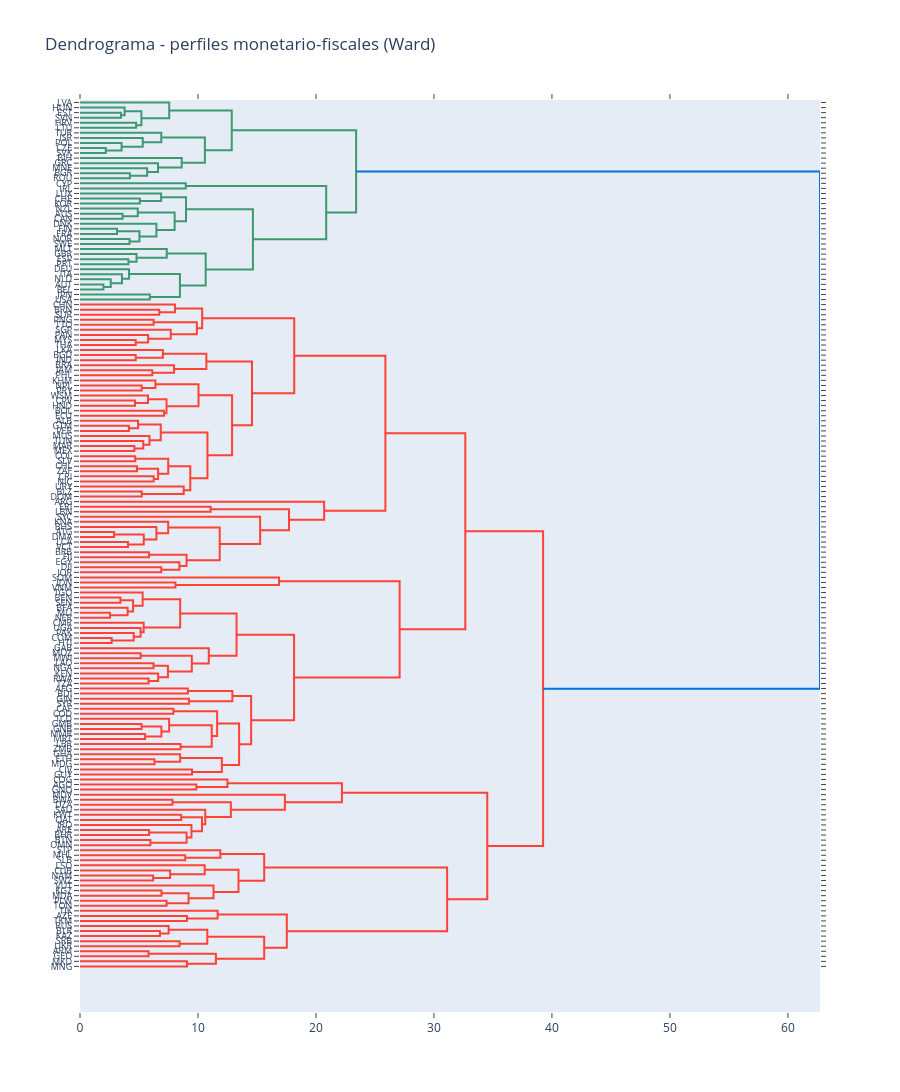

The code cell stored with this chart in its notebook:
### Markdown cell above
Dendrograma (enlace Ward, ilustrativo — no determina por si solo la eleccion de linkage)

### Code cell
matriz_enlace = linkage(X, method="ward")
n_paises = X.shape[0]

fig_dendro = ff.create_dendrogram(
    X.values,
    labels=X.index.tolist(),
    linkagefun=lambda x: matriz_enlace,
    orientation="left",
)
fig_dendro.update_layout(
    title="Dendrograma - perfiles monetario-fiscales (Ward)",
    width=900,
    height=max(1200, n_paises * 14),
    yaxis=dict(tickfont=dict(size=9)),
)
fig_dendro.show()

### Figure 1 — Plotly figure (JSON) as saved in the notebook; plotly's stock layout.template omitted (floating-point values rounded to 4 significant figures; data arrays with more than 128 entries replaced by an {"elided": "..."} marker saying what was removed)
{"data": [{"hoverinfo": "text", "marker": {"color": "rgb(61,153,112)"}, "mode": "lines", "type": "scatter", "x": [0.0, 3.469, 3.469, 0.0], "xaxis": "x", "y": [-25.0, -25.0, -35.0, -35.0], "yaxis": "y"}, {"hoverinfo": "text", "marker": {"color": "rgb(61,153,112)"}, "mode": "lines", "type": "scatter", "x": [0.0, 3.783, 3.783, 3.469], "xaxis": "x", "y": [-15.0, -15.0, -30.0, -30.0], "yaxis": "y"}, {"hoverinfo": "text", "marker": {"color": "rgb(61,153,112)"}, "mode": "lines", "type": "scatter", "x": [0.0, 4.758, 4.758, 0.0], "xaxis": "x", "y": [-45.0, -45.0, -55.0, -55.0], "yaxis": "y"}, {"hoverinfo": "text", "marker": {"color": "rgb(61,153,112)"}, "mode": "lines", "type": "scatter", "x": [3.783, 5.205, 5.205, 4.758], "xaxis": "x", "y": [-22.5, -22.5, -50.0, -50.0], "yaxis": "y"}, {"hoverinfo": "text", "marker": {"color": "rgb(61,153,112)"}, "mode": "lines", "type": "scatter", "x": [0.0, 7.561, 7.561, 5.205], "xaxis": "x", "y": [-5.0, -5.0, -36.25, -36.25], "yaxis": "y"}, {"hoverinfo": "text", "marker": {"color": "rgb(61,153,112)"}, "mode": "lines", "type": "scatter", "x": [0.0, 2.186, 2.186, 0.0], "xaxis": "x", "y": [-95.0, -95.0, -105.0, -105.0], "yaxis": "y"}, {"hoverinfo": "text", "marker": {"color": "rgb(61,153,112)"}, "mode": "lines", "type": "scatter", "x": [0.0, 3.524, 3.524, 2.186], "xaxis": "x", "y": [-85.0, -85.0, -100.0, -100.0], "yaxis": "y"}, {"hoverinfo": "text", "marker": {"color": "rgb(61,153,112)"}, "mode": "lines", "type": "scatter", "x": [0.0, 5.316, 5.316, 3.524], "xaxis": "x", "y": [-75.0, -75.0, -92.5, -92.5], "yaxis": "y"}, {"hoverinfo": "text", "marker": {"color": "rgb(61,153,112)"}, "mode": "lines", "type": "scatter", "x": [0.0, 6.889, 6.889, 5.316], "xaxis": "x", "y": [-65.0, -65.0, -83.75, -83.75], "yaxis": "y"}, {"hoverinfo": "text", "marker": {"color": "rgb(61,153,112)"}, "mode": "lines", "type": "scatter", "x": [0.0, 4.229, 4.229, 0.0], "xaxis": "x", "y": [-145.0, -145.0, -155.0, -155.0], "yaxis": "y"}, {"hoverinfo": "text", "marker": {"color": "rgb(61,153,112)"}, "mode": "lines", "type": "scatter", "x": [0.0, 5.691, 5.691, 4.229], "xaxis": "x", "y": [-135.0, -135.0, -150.0, -150.0], "yaxis": "y"}, {"hoverinfo": "text", "marker": {"color": "rgb(61,153,112)"}, "mode": "lines", "type": "scatter", "x": [0.0, 6.612, 6.612, 5.691], "xaxis": "x", "y": [-125.0, -125.0, -142.5, -142.5], "yaxis": "y"}, {"hoverinfo": "text", "marker": {"color": "rgb(61,153,112)"}, "mode": "lines", "type": "scatter", "x": [0.0, 8.619, 8.619, 6.612], "xaxis": "x", "y": [-115.0, -115.0, -133.8, -133.8], "yaxis": "y"}, {"hoverinfo": "text", "marker": {"color": "rgb(61,153,112)"}, "mode": "lines", "type": "scatter", "x": [6.889, 10.58, 10.58, 8.619], "xaxis": "x", "y": [-74.38, -74.38, -124.4, -124.4], "yaxis": "y"}, {"hoverinfo": "text", "marker": {"color": "rgb(61,153,112)"}, "mode": "lines", "type": "scatter", "x": [7.561, 12.86, 12.86, 10.58], "xaxis": "x", "y": [-20.62, -20.62, -99.38, -99.38], "yaxis": "y"}, {"hoverinfo": "text", "marker": {"color": "rgb(61,153,112)"}, "mode": "lines", "type": "scatter", "x": [0.0, 8.964, 8.964, 0.0], "xaxis": "x", "y": [-165.0, -165.0, -175.0, -175.0], "yaxis": "y"}, {"hoverinfo": "text", "marker": {"color": "rgb(61,153,112)"}, "mode": "lines", "type": "scatter", "x": [0.0, 5.073, 5.073, 0.0], "xaxis": "x", "y": [-195.0, -195.0, -205.0, -205.0], "yaxis": "y"}, {"hoverinfo": "text", "marker": {"color": "rgb(61,153,112)"}, "mode": "lines", "type": "scatter", "x": [0.0, 6.875, 6.875, 5.073], "xaxis": "x", "y": [-185.0, -185.0, -200.0, -200.0], "yaxis": "y"}, {"hoverinfo": "text", "marker": {"color": "rgb(61,153,112)"}, "mode": "lines", "type": "scatter", "x": [0.0, 3.603, 3.603, 0.0], "xaxis": "x", "y": [-225.0, -225.0, -235.0, -235.0], "yaxis": "y"}, {"hoverinfo": "text", "marker": {"color": "rgb(61,153,112)"}, "mode": "lines", "type": "scatter", "x": [0.0, 4.897, 4.897, 3.603], "xaxis": "x", "y": [-215.0, -215.0, -230.0, -230.0], "yaxis": "y"}, {"hoverinfo": "text", "marker": {"color": "rgb(61,153,112)"}, "mode": "lines", "type": "scatter", "x": [0.0, 3.141, 3.141, 0.0], "xaxis": "x", "y": [-255.0, -255.0, -265.0, -265.0], "yaxis": "y"}, {"hoverinfo": "text", "marker": {"color": "rgb(61,153,112)"}, "mode": "lines", "type": "scatter", "x": [0.0, 4.199, 4.199, 0.0], "xaxis": "x", "y": [-275.0, -275.0, -285.0, -285.0], "yaxis": "y"}, {"hoverinfo": "text", "marker": {"color": "rgb(61,153,112)"}, "mode": "lines", "type": "scatter", "x": [3.141, 5.037, 5.037, 4.199], "xaxis": "x", "y": [-260.0, -260.0, -280.0, -280.0], "yaxis": "y"}, {"hoverinfo": "text", "marker": {"color": "rgb(61,153,112)"}, "mode": "lines", "type": "scatter", "x": [0.0, 6.476, 6.476, 5.037], "xaxis": "x", "y": [-245.0, -245.0, -270.0, -270.0], "yaxis": "y"}, {"hoverinfo": "text", "marker": {"color": "rgb(61,153,112)"}, "mode": "lines", "type": "scatter", "x": [4.897, 8.021, 8.021, 6.476], "xaxis": "x", "y": [-222.5, -222.5, -257.5, -257.5], "yaxis": "y"}, {"hoverinfo": "text", "marker": {"color": "rgb(61,153,112)"}, "mode": "lines", "type": "scatter", "x": [6.875, 8.984, 8.984, 8.021], "xaxis": "x", "y": [-192.5, -192.5, -240.0, -240.0], "yaxis": "y"}, {"hoverinfo": "text", "marker": {"color": "rgb(61,153,112)"}, "mode": "lines", "type": "scatter", "x": [0.0, 4.103, 4.103, 0.0], "xaxis": "x", "y": [-315.0, -315.0, -325.0, -325.0], "yaxis": "y"}, {"hoverinfo": "text", "marker": {"color": "rgb(61,153,112)"}, "mode": "lines", "type": "scatter", "x": [0.0, 4.791, 4.791, 4.103], "xaxis": "x", "y": [-305.0, -305.0, -320.0, -320.0], "yaxis": "y"}, {"hoverinfo": "text", "marker": {"color": "rgb(61,153,112)"}, "mode": "lines", "type": "scatter", "x": [0.0, 7.351, 7.351, 4.791], "xaxis": "x", "y": [-295.0, -295.0, -312.5, -312.5], "yaxis": "y"}, {"hoverinfo": "text", "marker": {"color": "rgb(61,153,112)"}, "mode": "lines", "type": "scatter", "x": [0.0, 1.983, 1.983, 0.0], "xaxis": "x", "y": [-365.0, -365.0, -375.0, -375.0], "yaxis": "y"}, {"hoverinfo": "text", "marker": {"color": "rgb(61,153,112)"}, "mode": "lines", "type": "scatter", "x": [0.0, 2.606, 2.606, 1.983], "xaxis": "x", "y": [-355.0, -355.0, -370.0, -370.0], "yaxis": "y"}, {"hoverinfo": "text", "marker": {"color": "rgb(61,153,112)"}, "mode": "lines", "type": "scatter", "x": [0.0, 3.556, 3.556, 2.606], "xaxis": "x", "y": [-345.0, -345.0, -362.5, -362.5], "yaxis": "y"}, {"hoverinfo": "text", "marker": {"color": "rgb(61,153,112)"}, "mode": "lines", "type": "scatter", "x": [0.0, 4.157, 4.157, 3.556], "xaxis": "x", "y": [-335.0, -335.0, -353.8, -353.8], "yaxis": "y"}, {"hoverinfo": "text", "marker": {"color": "rgb(61,153,112)"}, "mode": "lines", "type": "scatter", "x": [0.0, 5.916, 5.916, 0.0], "xaxis": "x", "y": [-385.0, -385.0, -395.0, -395.0], "yaxis": "y"}, {"hoverinfo": "text", "marker": {"color": "rgb(61,153,112)"}, "mode": "lines", "type": "scatter", "x": [4.157, 8.468, 8.468, 5.916], "xaxis": "x", "y": [-344.4, -344.4, -390.0, -390.0], "yaxis": "y"}, {"hoverinfo": "text", "marker": {"color": "rgb(61,153,112)"}, "mode": "lines", "type": "scatter", "x": [7.351, 10.65, 10.65, 8.468], "xaxis": "x", "y": [-303.8, -303.8, -367.2, -367.2], "yaxis": "y"}, {"hoverinfo": "text", "marker": {"color": "rgb(61,153,112)"}, "mode": "lines", "type": "scatter", "x": [8.984, 14.66, 14.66, 10.65], "xaxis": "x", "y": [-216.2, -216.2, -335.5, -335.5], "yaxis": "y"}, {"hoverinfo": "text", "marker": {"color": "rgb(61,153,112)"}, "mode": "lines", "type": "scatter", "x": [8.964, 20.87, 20.87, 14.66], "xaxis": "x", "y": [-170.0, -170.0, -275.9, -275.9], "yaxis": "y"}, {"hoverinfo": "text", "marker": {"color": "rgb(61,153,112)"}, "mode": "lines", "type": "scatter", "x": [12.86, 23.4, 23.4, 20.87], "xaxis": "x", "y": [-60.0, -60.0, -222.9, -222.9], "yaxis": "y"}, {"hoverinfo": "text", "marker": {"color": "rgb(255,65,54)"}, "mode": "lines", "type": "scatter", "x": [0.0, 6.717, 6.717, 0.0], "xaxis": "x", "y": [-415.0, -415.0, -425.0, -425.0], "yaxis": "y"}, {"hoverinfo": "text", "marker": {"color": "rgb(255,65,54)"}, "mode": "lines", "type": "scatter", "x": [0.0, 8.049, 8.049, 6.717], "xaxis": "x", "y": [-405.0, -405.0, -420.0, -420.0], "yaxis": "y"}, {"hoverinfo": "text", "marker": {"color": "rgb(255,65,54)"}, "mode": "lines", "type": "scatter", "x": [0.0, 6.24, 6.24, 0.0], "xaxis": "x", "y": [-435.0, -435.0, -445.0, -445.0], "yaxis": "y"}, {"hoverinfo": "text", "marker": {"color": "rgb(255,65,54)"}, "mode": "lines", "type": "scatter", "x": [0.0, 4.722, 4.722, 0.0], "xaxis": "x", "y": [-475.0, -475.0, -485.0, -485.0], "yaxis": "y"}, {"hoverinfo": "text", "marker": {"color": "rgb(255,65,54)"}, "mode": "lines", "type": "scatter", "x": [0.0, 5.774, 5.774, 4.722], "xaxis": "x", "y": [-465.0, -465.0, -480.0, -480.0], "yaxis": "y"}, {"hoverinfo": "text", "marker": {"color": "rgb(255,65,54)"}, "mode": "lines", "type": "scatter", "x": [0.0, 7.693, 7.693, 5.774], "xaxis": "x", "y": [-455.0, -455.0, -472.5, -472.5], "yaxis": "y"}, {"hoverinfo": "text", "marker": {"color": "rgb(255,65,54)"}, "mode": "lines", "type": "scatter", "x": [6.24, 9.903, 9.903, 7.693], "xaxis": "x", "y": [-440.0, -440.0, -463.8, -463.8], "yaxis": "y"}, {"hoverinfo": "text", "marker": {"color": "rgb(255,65,54)"}, "mode": "lines", "type": "scatter", "x": [8.049, 10.36, 10.36, 9.903], "xaxis": "x", "y": [-412.5, -412.5, -451.9, -451.9], "yaxis": "y"}, {"hoverinfo": "text", "marker": {"color": "rgb(255,65,54)"}, "mode": "lines", "type": "scatter", "x": [0.0, 4.723, 4.723, 0.0], "xaxis": "x", "y": [-505.0, -505.0, -515.0, -515.0], "yaxis": "y"}, {"hoverinfo": "text", "marker": {"color": "rgb(255,65,54)"}, "mode": "lines", "type": "scatter", "x": [0.0, 7.026, 7.026, 4.723], "xaxis": "x", "y": [-495.0, -495.0, -510.0, -510.0], "yaxis": "y"}, {"hoverinfo": "text", "marker": {"color": "rgb(255,65,54)"}, "mode": "lines", "type": "scatter", "x": [0.0, 6.125, 6.125, 0.0], "xaxis": "x", "y": [-535.0, -535.0, -545.0, -545.0], "yaxis": "y"}, {"hoverinfo": "text", "marker": {"color": "rgb(255,65,54)"}, "mode": "lines", "type": "scatter", "x": [0.0, 7.972, 7.972, 6.125], "xaxis": "x", "y": [-525.0, -525.0, -540.0, -540.0], "yaxis": "y"}, {"hoverinfo": "text", "marker": {"color": "rgb(255,65,54)"}, "mode": "lines", "type": "scatter", "x": [7.026, 10.71, 10.71, 7.972], "xaxis": "x", "y": [-502.5, -502.5, -532.5, -532.5], "yaxis": "y"}, {"hoverinfo": "text", "marker": {"color": "rgb(255,65,54)"}, "mode": "lines", "type": "scatter", "x": [0.0, 5.231, 5.231, 0.0], "xaxis": "x", "y": [-565.0, -565.0, -575.0, -575.0], "yaxis": "y"}, {"hoverinfo": "text", "marker": {"color": "rgb(255,65,54)"}, "mode": "lines", "type": "scatter", "x": [0.0, 6.392, 6.392, 5.231], "xaxis": "x", "y": [-555.0, -555.0, -570.0, -570.0], "yaxis": "y"}, {"hoverinfo": "text", "marker": {"color": "rgb(255,65,54)"}, "mode": "lines", "type": "scatter", "x": [0.0, 4.661, 4.661, 0.0], "xaxis": "x", "y": [-595.0, -595.0, -605.0, -605.0], "yaxis": "y"}, {"hoverinfo": "text", "marker": {"color": "rgb(255,65,54)"}, "mode": "lines", "type": "scatter", "x": [0.0, 5.766, 5.766, 4.661], "xaxis": "x", "y": [-585.0, -585.0, -600.0, -600.0], "yaxis": "y"}, {"hoverinfo": "text", "marker": {"color": "rgb(255,65,54)"}, "mode": "lines", "type": "scatter", "x": [0.0, 7.122, 7.122, 0.0], "xaxis": "x", "y": [-615.0, -615.0, -625.0, -625.0], "yaxis": "y"}, {"hoverinfo": "text", "marker": {"color": "rgb(255,65,54)"}, "mode": "lines", "type": "scatter", "x": [5.766, 7.334, 7.334, 7.122], "xaxis": "x", "y": [-592.5, -592.5, -620.0, -620.0], "yaxis": "y"}, {"hoverinfo": "text", "marker": {"color": "rgb(255,65,54)"}, "mode": "lines", "type": "scatter", "x": [6.392, 10.04, 10.04, 7.334], "xaxis": "x", "y": [-562.5, -562.5, -606.2, -606.2], "yaxis": "y"}, {"hoverinfo": "text", "marker": {"color": "rgb(255,65,54)"}, "mode": "lines", "type": "scatter", "x": [0.0, 4.141, 4.141, 0.0], "xaxis": "x", "y": [-645.0, -645.0, -655.0, -655.0], "yaxis": "y"}, {"hoverinfo": "text", "marker": {"color": "rgb(255,65,54)"}, "mode": "lines", "type": "scatter", "x": [0.0, 4.925, 4.925, 4.141], "xaxis": "x", "y": [-635.0, -635.0, -650.0, -650.0], "yaxis": "y"}, {"hoverinfo": "text", "marker": {"color": "rgb(255,65,54)"}, "mode": "lines", "type": "scatter", "x": [0.0, 4.607, 4.607, 0.0], "xaxis": "x", "y": [-685.0, -685.0, -695.0, -695.0], "yaxis": "y"}, {"hoverinfo": "text", "marker": {"color": "rgb(255,65,54)"}, "mode": "lines", "type": "scatter", "x": [0.0, 5.363, 5.363, 4.607], "xaxis": "x", "y": [-675.0, -675.0, -690.0, -690.0], "yaxis": "y"}, {"hoverinfo": "text", "marker": {"color": "rgb(255,65,54)"}, "mode": "lines", "type": "scatter", "x": [0.0, 5.889, 5.889, 5.363], "xaxis": "x", "y": [-665.0, -665.0, -682.5, -682.5], "yaxis": "y"}, {"hoverinfo": "text", "marker": {"color": "rgb(255,65,54)"}, "mode": "lines", "type": "scatter", "x": [4.925, 6.843, 6.843, 5.889], "xaxis": "x", "y": [-642.5, -642.5, -673.8, -673.8], "yaxis": "y"}, {"hoverinfo": "text", "marker": {"color": "rgb(255,65,54)"}, "mode": "lines", "type": "scatter", "x": [0.0, 4.679, 4.679, 0.0], "xaxis": "x", "y": [-705.0, -705.0, -715.0, -715.0], "yaxis": "y"}, {"hoverinfo": "text", "marker": {"color": "rgb(255,65,54)"}, "mode": "lines", "type": "scatter", "x": [0.0, 4.831, 4.831, 0.0], "xaxis": "x", "y": [-725.0, -725.0, -735.0, -735.0], "yaxis": "y"}, {"hoverinfo": "text", "marker": {"color": "rgb(255,65,54)"}, "mode": "lines", "type": "scatter", "x": [0.0, 6.248, 6.248, 0.0], "xaxis": "x", "y": [-745.0, -745.0, -755.0, -755.0], "yaxis": "y"}, {"hoverinfo": "text", "marker": {"color": "rgb(255,65,54)"}, "mode": "lines", "type": "scatter", "x": [4.831, 6.62, 6.62, 6.248], "xaxis": "x", "y": [-730.0, -730.0, -750.0, -750.0], "yaxis": "y"}, {"hoverinfo": "text", "marker": {"color": "rgb(255,65,54)"}, "mode": "lines", "type": "scatter", "x": [4.679, 7.478, 7.478, 6.62], "xaxis": "x", "y": [-710.0, -710.0, -740.0, -740.0], "yaxis": "y"}, {"hoverinfo": "text", "marker": {"color": "rgb(255,65,54)"}, "mode": "lines", "type": "scatter", "x": [0.0, 5.23, 5.23, 0.0], "xaxis": "x", "y": [-775.0, -775.0, -785.0, -785.0], "yaxis": "y"}, {"hoverinfo": "text", "marker": {"color": "rgb(255,65,54)"}, "mode": "lines", "type": "scatter", "x": [0.0, 8.792, 8.792, 5.23], "xaxis": "x", "y": [-765.0, -765.0, -780.0, -780.0], "yaxis": "y"}, {"hoverinfo": "text", "marker": {"color": "rgb(255,65,54)"}, "mode": "lines", "type": "scatter", "x": [7.478, 9.346, 9.346, 8.792], "xaxis": "x", "y": [-725.0, -725.0, -772.5, -772.5], "yaxis": "y"}, {"hoverinfo": "text", "marker": {"color": "rgb(255,65,54)"}, "mode": "lines", "type": "scatter", "x": [6.843, 10.8, 10.8, 9.346], "xaxis": "x", "y": [-658.1, -658.1, -748.8, -748.8], "yaxis": "y"}, {"hoverinfo": "text", "marker": {"color": "rgb(255,65,54)"}, "mode": "lines", "type": "scatter", "x": [10.04, 12.89, 12.89, 10.8], "xaxis": "x", "y": [-584.4, -584.4, -703.4, -703.4], "yaxis": "y"}, {"hoverinfo": "text", "marker": {"color": "rgb(255,65,54)"}, "mode": "lines", "type": "scatter", "x": [10.71, 14.58, 14.58, 12.89], "xaxis": "x", "y": [-517.5, -517.5, -643.9, -643.9], "yaxis": "y"}, {"hoverinfo": "text", "marker": {"color": "rgb(255,65,54)"}, "mode": "lines", "type": "scatter", "x": [10.36, 18.16, 18.16, 14.58], "xaxis": "x", "y": [-432.2, -432.2, -580.7, -580.7], "yaxis": "y"}, {"hoverinfo": "text", "marker": {"color": "rgb(255,65,54)"}, "mode": "lines", "type": "scatter", "x": [0.0, 11.07, 11.07, 0.0], "xaxis": "x", "y": [-805.0, -805.0, -815.0, -815.0], "yaxis": "y"}, {"hoverinfo": "text", "marker": {"color": "rgb(255,65,54)"}, "mode": "lines", "type": "scatter", "x": [0.0, 2.889, 2.889, 0.0], "xaxis": "x", "y": [-855.0, -855.0, -865.0, -865.0], "yaxis": "y"}, {"hoverinfo": "text", "marker": {"color": "rgb(255,65,54)"}, "mode": "lines", "type": "scatter", "x": [0.0, 4.068, 4.068, 0.0], "xaxis": "x", "y": [-875.0, -875.0, -885.0, -885.0], "yaxis": "y"}, {"hoverinfo": "text", "marker": {"color": "rgb(255,65,54)"}, "mode": "lines", "type": "scatter", "x": [2.889, 5.402, 5.402, 4.068], "xaxis": "x", "y": [-860.0, -860.0, -880.0, -880.0], "yaxis": "y"}, {"hoverinfo": "text", "marker": {"color": "rgb(255,65,54)"}, "mode": "lines", "type": "scatter", "x": [0.0, 6.476, 6.476, 5.402], "xaxis": "x", "y": [-845.0, -845.0, -870.0, -870.0], "yaxis": "y"}, {"hoverinfo": "text", "marker": {"color": "rgb(255,65,54)"}, "mode": "lines", "type": "scatter", "x": [0.0, 7.474, 7.474, 6.476], "xaxis": "x", "y": [-835.0, -835.0, -857.5, -857.5], "yaxis": "y"}, {"hoverinfo": "text", "marker": {"color": "rgb(255,65,54)"}, "mode": "lines", "type": "scatter", "x": [0.0, 5.842, 5.842, 0.0], "xaxis": "x", "y": [-895.0, -895.0, -905.0, -905.0], "yaxis": "y"}, {"hoverinfo": "text", "marker": {"color": "rgb(255,65,54)"}, "mode": "lines", "type": "scatter", "x": [0.0, 6.888, 6.888, 0.0], "xaxis": "x", "y": [-925.0, -925.0, -935.0, -935.0], "yaxis": "y"}, {"hoverinfo": "text", "marker": {"color": "rgb(255,65,54)"}, "mode": "lines", "type": "scatter", "x": [0.0, 8.428, 8.428, 6.888], "xaxis": "x", "y": [-915.0, -915.0, -930.0, -930.0], "yaxis": "y"}, {"hoverinfo": "text", "marker": {"color": "rgb(255,65,54)"}, "mode": "lines", "type": "scatter", "x": [5.842, 9.031, 9.031, 8.428], "xaxis": "x", "y": [-900.0, -900.0, -922.5, -922.5], "yaxis": "y"}, {"hoverinfo": "text", "marker": {"color": "rgb(255,65,54)"}, "mode": "lines", "type": "scatter", "x": [7.474, 11.84, 11.84, 9.031], "xaxis": "x", "y": [-846.2, -846.2, -911.2, -911.2], "yaxis": "y"}, {"hoverinfo": "text", "marker": {"color": "rgb(255,65,54)"}, "mode": "lines", "type": "scatter", "x": [0.0, 15.27, 15.27, 11.84], "xaxis": "x", "y": [-825.0, -825.0, -878.8, -878.8], "yaxis": "y"}, {"hoverinfo": "text", "marker": {"color": "rgb(255,65,54)"}, "mode": "lines", "type": "scatter", "x": [11.07, 17.71, 17.71, 15.27], "xaxis": "x", "y": [-810.0, -810.0, -851.9, -851.9], "yaxis": "y"}, {"hoverinfo": "text", "marker": {"color": "rgb(255,65,54)"}, "mode": "lines", "type": "scatter", "x": [0.0, 20.69, 20.69, 17.71], "xaxis": "x", "y": [-795.0, -795.0, -830.9, -830.9], "yaxis": "y"}, {"hoverinfo": "text", "marker": {"color": "rgb(255,65,54)"}, "mode": "lines", "type": "scatter", "x": [18.16, 25.88, 25.88, 20.69], "xaxis": "x", "y": [-506.4, -506.4, -813.0, -813.0], "yaxis": "y"}, {"hoverinfo": "text", "marker": {"color": "rgb(255,65,54)"}, "mode": "lines", "type": "scatter", "x": [0.0, 8.087, 8.087, 0.0], "xaxis": "x", "y": [-955.0, -955.0, -965.0, -965.0], "yaxis": "y"}, {"hoverinfo": "text", "marker": {"color": "rgb(255,65,54)"}, "mode": "lines", "type": "scatter", "x": [0.0, 16.87, 16.87, 8.087], "xaxis": "x", "y": [-945.0, -945.0, -960.0, -960.0], "yaxis": "y"}, {"hoverinfo": "text", "marker": {"color": "rgb(255,65,54)"}, "mode": "lines", "type": "scatter", "x": [0.0, 3.429, 3.429, 0.0], "xaxis": "x", "y": [-985.0, -985.0, -995.0, -995.0], "yaxis": "y"}, {"hoverinfo": "text", "marker": {"color": "rgb(255,65,54)"}, "mode": "lines", "type": "scatter", "x": [0.0, 2.54, 2.54, 0.0], "xaxis": "x", "y": [-1015.0, -1015.0, -1025.0, -1025.0], "yaxis": "y"}, {"hoverinfo": "text", "marker": {"color": "rgb(255,65,54)"}, "mode": "lines", "type": "scatter", "x": [0.0, 4.033, 4.033, 2.54], "xaxis": "x", "y": [-1005.0, -1005.0, -1020.0, -1020.0], "yaxis": "y"}, {"hoverinfo": "text", "marker": {"color": "rgb(255,65,54)"}, "mode": "lines", "type": "scatter", "x": [3.429, 4.5, 4.5, 4.033], "xaxis": "x", "y": [-990.0, -990.0, -1012.0, -1012.0], "yaxis": "y"}, {"hoverinfo": "text", "marker": {"color": "rgb(255,65,54)"}, "mode": "lines", "type": "scatter", "x": [0.0, 5.308, 5.308, 4.5], "xaxis": "x", "y": [-975.0, -975.0, -1001.0, -1001.0], "yaxis": "y"}, {"hoverinfo": "text", "marker": {"color": "rgb(255,65,54)"}, "mode": "lines", "type": "scatter", "x": [0.0, 2.684, 2.684, 0.0], "xaxis": "x", "y": [-1065.0, -1065.0, -1075.0, -1075.0], "yaxis": "y"}, {"hoverinfo": "text", "marker": {"color": "rgb(255,65,54)"}, "mode": "lines", "type": "scatter", "x": [0.0, 4.549, 4.549, 2.684], "xaxis": "x", "y": [-1055.0, -1055.0, -1070.0, -1070.0], "yaxis": "y"}, {"hoverinfo": "text", "marker": {"color": "rgb(255,65,54)"}, "mode": "lines", "type": "scatter", "x": [0.0, 5.135, 5.135, 4.549], "xaxis": "x", "y": [-1045.0, -1045.0, -1062.0, -1062.0], "yaxis": "y"}, {"hoverinfo": "text", "marker": {"color": "rgb(255,65,54)"}, "mode": "lines", "type": "scatter", "x": [0.0, 5.396, 5.396, 5.135], "xaxis": "x", "y": [-1035.0, -1035.0, -1054.0, -1054.0], "yaxis": "y"}, {"hoverinfo": "text", "marker": {"color": "rgb(255,65,54)"}, "mode": "lines", "type": "scatter", "x": [5.308, 8.49, 8.49, 5.396], "xaxis": "x", "y": [-988.1, -988.1, -1044.0, -1044.0], "yaxis": "y"}, {"hoverinfo": "text", "marker": {"color": "rgb(255,65,54)"}, "mode": "lines", "type": "scatter", "x": [0.0, 5.141, 5.141, 0.0], "xaxis": "x", "y": [-1095.0, -1095.0, -1105.0, -1105.0], "yaxis": "y"}, {"hoverinfo": "text", "marker": {"color": "rgb(255,65,54)"}, "mode": "lines", "type": "scatter", "x": [0.0, 6.23, 6.23, 0.0], "xaxis": "x", "y": [-1115.0, -1115.0, -1125.0, -1125.0], "yaxis": "y"}, {"hoverinfo": "text", "marker": {"color": "rgb(255,65,54)"}, "mode": "lines", "type": "scatter", "x": [0.0, 5.809, 5.809, 0.0], "xaxis": "x", "y": [-1145.0, -1145.0, -1155.0, -1155.0], "yaxis": "y"}, {"hoverinfo": "text", "marker": {"color": "rgb(255,65,54)"}, "mode": "lines", "type": "scatter", "x": [0.0, 6.626, 6.626, 5.809], "xaxis": "x", "y": [-1135.0, -1135.0, -1150.0, -1150.0], "yaxis": "y"}, {"hoverinfo": "text", "marker": {"color": "rgb(255,65,54)"}, "mode": "lines", "type": "scatter", "x": [6.23, 7.45, 7.45, 6.626], "xaxis": "x", "y": [-1120.0, -1120.0, -1142.0, -1142.0], "yaxis": "y"}, {"hoverinfo": "text", "marker": {"color": "rgb(255,65,54)"}, "mode": "lines", "type": "scatter", "x": [5.141, 9.475, 9.475, 7.45], "xaxis": "x", "y": [-1100.0, -1100.0, -1131.0, -1131.0], "yaxis": "y"}, {"hoverinfo": "text", "marker": {"color": "rgb(255,65,54)"}, "mode": "lines", "type": "scatter", "x": [0.0, 10.92, 10.92, 9.475], "xaxis": "x", "y": [-1085.0, -1085.0, -1116.0, -1116.0], "yaxis": "y"}, {"hoverinfo": "text", "marker": {"color": "rgb(255,65,54)"}, "mode": "lines", "type": "scatter", "x": [8.49, 13.27, 13.27, 10.92], "xaxis": "x", "y": [-1016.0, -1016.0, -1100.0, -1100.0], "yaxis": "y"}, {"hoverinfo": "text", "marker": {"color": "rgb(255,65,54)"}, "mode": "lines", "type": "scatter", "x": [0.0, 9.14, 9.14, 0.0], "xaxis": "x", "y": [-1165.0, -1165.0, -1175.0, -1175.0], "yaxis": "y"}, {"hoverinfo": "text", "marker": {"color": "rgb(255,65,54)"}, "mode": "lines", "type": "scatter", "x": [0.0, 9.233, 9.233, 0.0], "xaxis": "x", "y": [-1185.0, -1185.0, -1195.0, -1195.0], "yaxis": "y"}, {"hoverinfo": "text", "marker": {"color": "rgb(255,65,54)"}, "mode": "lines", "type": "scatter", "x": [9.14, 12.91, 12.91, 9.233], "xaxis": "x", "y": [-1170.0, -1170.0, -1190.0, -1190.0], "yaxis": "y"}, {"hoverinfo": "text", "marker": {"color": "rgb(255,65,54)"}, "mode": "lines", "type": "scatter", "x": [0.0, 7.916, 7.916, 0.0], "xaxis": "x", "y": [-1205.0, -1205.0, -1215.0, -1215.0], "yaxis": "y"}, {"hoverinfo": "text", "marker": {"color": "rgb(255,65,54)"}, "mode": "lines", "type": "scatter", "x": [0.0, 5.218, 5.218, 0.0], "xaxis": "x", "y": [-1235.0, -1235.0, -1245.0, -1245.0], "yaxis": "y"}, {"hoverinfo": "text", "marker": {"color": "rgb(255,65,54)"}, "mode": "lines", "type": "scatter", "x": [0.0, 5.517, 5.517, 0.0], "xaxis": "x", "y": [-1255.0, -1255.0, -1265.0, -1265.0], "yaxis": "y"}, {"hoverinfo": "text", "marker": {"color": "rgb(255,65,54)"}, "mode": "lines", "type": "scatter", "x": [5.218, 6.901, 6.901, 5.517], "xaxis": "x", "y": [-1240.0, -1240.0, -1260.0, -1260.0], "yaxis": "y"}, {"hoverinfo": "text", "marker": {"color": "rgb(255,65,54)"}, "mode": "lines", "type": "scatter", "x": [0.0, 7.555, 7.555, 6.901], "xaxis": "x", "y": [-1225.0, -1225.0, -1250.0, -1250.0], "yaxis": "y"}, {"hoverinfo": "text", "marker": {"color": "rgb(255,65,54)"}, "mode": "lines", "type": "scatter", "x": [0.0, 8.519, 8.519, 0.0], "xaxis": "x", "y": [-1275.0, -1275.0, -1285.0, -1285.0], "yaxis": "y"}, {"hoverinfo": "text", "marker": {"color": "rgb(255,65,54)"}, "mode": "lines", "type": "scatter", "x": [7.555, 11.16, 11.16, 8.519], "xaxis": "x", "y": [-1238.0, -1238.0, -1280.0, -1280.0], "yaxis": "y"}, {"hoverinfo": "text", "marker": {"color": "rgb(255,65,54)"}, "mode": "lines", "type": "scatter", "x": [7.916, 11.62, 11.62, 11.16], "xaxis": "x", "y": [-1210.0, -1210.0, -1259.0, -1259.0], "yaxis": "y"}, {"hoverinfo": "text", "marker": {"color": "rgb(255,65,54)"}, "mode": "lines", "type": "scatter", "x": [0.0, 6.31, 6.31, 0.0], "xaxis": "x", "y": [-1305.0, -1305.0, -1315.0, -1315.0], "yaxis": "y"}, {"hoverinfo": "text", "marker": {"color": "rgb(255,65,54)"}, "mode": "lines", "type": "scatter", "x": [0.0, 8.486, 8.486, 6.31], "xaxis": "x", "y": [-1295.0, -1295.0, -1310.0, -1310.0], "yaxis": "y"}, {"hoverinfo": "text", "marker": {"color": "rgb(255,65,54)"}, "mode": "lines", "type": "scatter", "x": [0.0, 9.498, 9.498, 0.0], "xaxis": "x", "y": [-1325.0, -1325.0, -1335.0, -1335.0], "yaxis": "y"}, {"hoverinfo": "text", "marker": {"color": "rgb(255,65,54)"}, "mode": "lines", "type": "scatter", "x": [8.486, 12.02, 12.02, 9.498], "xaxis": "x", "y": [-1302.0, -1302.0, -1330.0, -1330.0], "yaxis": "y"}, {"hoverinfo": "text", "marker": {"color": "rgb(255,65,54)"}, "mode": "lines", "type": "scatter", "x": [11.62, 13.48, 13.48, 12.02], "xaxis": "x", "y": [-1234.0, -1234.0, -1316.0, -1316.0], "yaxis": "y"}, {"hoverinfo": "text", "marker": {"color": "rgb(255,65,54)"}, "mode": "lines", "type": "scatter", "x": [12.91, 14.5, 14.5, 13.48], "xaxis": "x", "y": [-1180.0, -1180.0, -1275.0, -1275.0], "yaxis": "y"}, {"hoverinfo": "text", "marker": {"color": "rgb(255,65,54)"}, "mode": "lines", "type": "scatter", "x": [13.27, 18.14, 18.14, 14.5], "xaxis": "x", "y": [-1058.0, -1058.0, -1228.0, -1228.0], "yaxis": "y"}, {"hoverinfo": "text", "marker": {"color": "rgb(255,65,54)"}, "mode": "lines", "type": "scatter", "x": [16.87, 27.09, 27.09, 18.14], "xaxis": "x", "y": [-952.5, -952.5, -1143.0, -1143.0], "yaxis": "y"}, {"hoverinfo": "text", "marker": {"color": "rgb(255,65,54)"}, "mode": "lines", "type": "scatter", "x": [25.88, 32.66, 32.66, 27.09], "xaxis": "x", "y": [-659.7, -659.7, -1048.0, -1048.0], "yaxis": "y"}, {"hoverinfo": "text", "marker": {"color": "rgb(255,65,54)"}, "mode": "lines", "type": "scatter", "x": [0.0, 9.861, 9.861, 0.0], "xaxis": "x", "y": [-1355.0, -1355.0, -1365.0, -1365.0], "yaxis": "y"}, {"hoverinfo": "text", "marker": {"color": "rgb(255,65,54)"}, "mode": "lines", "type": "scatter", "x": [0.0, 12.5, 12.5, 9.861], "xaxis": "x", "y": [-1345.0, -1345.0, -1360.0, -1360.0], "yaxis": "y"}, {"hoverinfo": "text", "marker": {"color": "rgb(255,65,54)"}, "mode": "lines", "type": "scatter", "x": [0.0, 7.832, 7.832, 0.0], "xaxis": "x", "y": [-1385.0, -1385.0, -1395.0, -1395.0], "yaxis": "y"}, {"hoverinfo": "text", "marker": {"color": "rgb(255,65,54)"}, "mode": "lines", "type": "scatter", "x": [0.0, 8.577, 8.577, 0.0], "xaxis": "x", "y": [-1415.0, -1415.0, -1425.0, -1425.0], "yaxis": "y"}, {"hoverinfo": "text", "marker": {"color": "rgb(255,65,54)"}, "mode": "lines", "type": "scatter", "x": [0.0, 5.854, 5.854, 0.0], "xaxis": "x", "y": [-1445.0, -1445.0, -1455.0, -1455.0], "yaxis": "y"}, {"hoverinfo": "text", "marker": {"color": "rgb(255,65,54)"}, "mode": "lines", "type": "scatter", "x": [0.0, 5.968, 5.968, 0.0], "xaxis": "x", "y": [-1465.0, -1465.0, -1475.0, -1475.0], "yaxis": "y"}, {"hoverinfo": "text", "marker": {"color": "rgb(255,65,54)"}, "mode": "lines", "type": "scatter", "x": [5.854, 9.034, 9.034, 5.968], "xaxis": "x", "y": [-1450.0, -1450.0, -1470.0, -1470.0], "yaxis": "y"}, {"hoverinfo": "text", "marker": {"color": "rgb(255,65,54)"}, "mode": "lines", "type": "scatter", "x": [0.0, 9.445, 9.445, 9.034], "xaxis": "x", "y": [-1435.0, -1435.0, -1460.0, -1460.0], "yaxis": "y"}, {"hoverinfo": "text", "marker": {"color": "rgb(255,65,54)"}, "mode": "lines", "type": "scatter", "x": [8.577, 10.34, 10.34, 9.445], "xaxis": "x", "y": [-1420.0, -1420.0, -1448.0, -1448.0], "yaxis": "y"}, {"hoverinfo": "text", "marker": {"color": "rgb(255,65,54)"}, "mode": "lines", "type": "scatter", "x": [0.0, 10.62, 10.62, 10.34], "xaxis": "x", "y": [-1405.0, -1405.0, -1434.0, -1434.0], "yaxis": "y"}, {"hoverinfo": "text", "marker": {"color": "rgb(255,65,54)"}, "mode": "lines", "type": "scatter", "x": [7.832, 12.78, 12.78, 10.62], "xaxis": "x", "y": [-1390.0, -1390.0, -1419.0, -1419.0], "yaxis": "y"}, {"hoverinfo": "text", "marker": {"color": "rgb(255,65,54)"}, "mode": "lines", "type": "scatter", "x": [0.0, 17.37, 17.37, 12.78], "xaxis": "x", "y": [-1375.0, -1375.0, -1405.0, -1405.0], "yaxis": "y"}, {"hoverinfo": "text", "marker": {"color": "rgb(255,65,54)"}, "mode": "lines", "type": "scatter", "x": [12.5, 22.2, 22.2, 17.37], "xaxis": "x", "y": [-1352.0, -1352.0, -1390.0, -1390.0], "yaxis": "y"}, {"hoverinfo": "text", "marker": {"color": "rgb(255,65,54)"}, "mode": "lines", "type": "scatter", "x": [0.0, 8.921, 8.921, 0.0], "xaxis": "x", "y": [-1495.0, -1495.0, -1505.0, -1505.0], "yaxis": "y"}, {"hoverinfo": "text", "marker": {"color": "rgb(255,65,54)"}, "mode": "lines", "type": "scatter", "x": [0.0, 11.89, 11.89, 8.921], "xaxis": "x", "y": [-1485.0, -1485.0, -1500.0, -1500.0], "yaxis": "y"}, {"hoverinfo": "text", "marker": {"color": "rgb(255,65,54)"}, "mode": "lines", "type": "scatter", "x": [0.0, 6.199, 6.199, 0.0], "xaxis": "x", "y": [-1535.0, -1535.0, -1545.0, -1545.0], "yaxis": "y"}, {"hoverinfo": "text", "marker": {"color": "rgb(255,65,54)"}, "mode": "lines", "type": "scatter", "x": [0.0, 7.639, 7.639, 6.199], "xaxis": "x", "y": [-1525.0, -1525.0, -1540.0, -1540.0], "yaxis": "y"}, {"hoverinfo": "text", "marker": {"color": "rgb(255,65,54)"}, "mode": "lines", "type": "scatter", "x": [0.0, 10.57, 10.57, 7.639], "xaxis": "x", "y": [-1515.0, -1515.0, -1532.0, -1532.0], "yaxis": "y"}, {"hoverinfo": "text", "marker": {"color": "rgb(255,65,54)"}, "mode": "lines", "type": "scatter", "x": [0.0, 6.906, 6.906, 0.0], "xaxis": "x", "y": [-1565.0, -1565.0, -1575.0, -1575.0], "yaxis": "y"}, {"hoverinfo": "text", "marker": {"color": "rgb(255,65,54)"}, "mode": "lines", "type": "scatter", "x": [0.0, 7.338, 7.338, 0.0], "xaxis": "x", "y": [-1585.0, -1585.0, -1595.0, -1595.0], "yaxis": "y"}, {"hoverinfo": "text", "marker": {"color": "rgb(255,65,54)"}, "mode": "lines", "type": "scatter", "x": [6.906, 9.2, 9.2, 7.338], "xaxis": "x", "y": [-1570.0, -1570.0, -1590.0, -1590.0], "yaxis": "y"}, {"hoverinfo": "text", "marker": {"color": "rgb(255,65,54)"}, "mode": "lines", "type": "scatter", "x": [0.0, 11.32, 11.32, 9.2], "xaxis": "x", "y": [-1555.0, -1555.0, -1580.0, -1580.0], "yaxis": "y"}, {"hoverinfo": "text", "marker": {"color": "rgb(255,65,54)"}, "mode": "lines", "type": "scatter", "x": [10.57, 13.43, 13.43, 11.32], "xaxis": "x", "y": [-1524.0, -1524.0, -1568.0, -1568.0], "yaxis": "y"}, {"hoverinfo": "text", "marker": {"color": "rgb(255,65,54)"}, "mode": "lines", "type": "scatter", "x": [11.89, 15.61, 15.61, 13.43], "xaxis": "x", "y": [-1492.0, -1492.0, -1546.0, -1546.0], "yaxis": "y"}, {"hoverinfo": "text", "marker": {"color": "rgb(255,65,54)"}, "mode": "lines", "type": "scatter", "x": [0.0, 9.064, 9.064, 0.0], "xaxis": "x", "y": [-1615.0, -1615.0, -1625.0, -1625.0], "yaxis": "y"}, {"hoverinfo": "text", "marker": {"color": "rgb(255,65,54)"}, "mode": "lines", "type": "scatter", "x": [0.0, 11.67, 11.67, 9.064], "xaxis": "x", "y": [-1605.0, -1605.0, -1620.0, -1620.0], "yaxis": "y"}, {"hoverinfo": "text", "marker": {"color": "rgb(255,65,54)"}, "mode": "lines", "type": "scatter", "x": [0.0, 6.777, 6.777, 0.0], "xaxis": "x", "y": [-1645.0, -1645.0, -1655.0, -1655.0], "yaxis": "y"}, {"hoverinfo": "text", "marker": {"color": "rgb(255,65,54)"}, "mode": "lines", "type": "scatter", "x": [0.0, 7.513, 7.513, 6.777], "xaxis": "x", "y": [-1635.0, -1635.0, -1650.0, -1650.0], "yaxis": "y"}, {"hoverinfo": "text", "marker": {"color": "rgb(255,65,54)"}, "mode": "lines", "type": "scatter", "x": [0.0, 8.442, 8.442, 0.0], "xaxis": "x", "y": [-1665.0, -1665.0, -1675.0, -1675.0], "yaxis": "y"}, {"hoverinfo": "text", "marker": {"color": "rgb(255,65,54)"}, "mode": "lines", "type": "scatter", "x": [7.513, 10.79, 10.79, 8.442], "xaxis": "x", "y": [-1642.0, -1642.0, -1670.0, -1670.0], "yaxis": "y"}, {"hoverinfo": "text", "marker": {"color": "rgb(255,65,54)"}, "mode": "lines", "type": "scatter", "x": [0.0, 5.81, 5.81, 0.0], "xaxis": "x", "y": [-1685.0, -1685.0, -1695.0, -1695.0], "yaxis": "y"}, {"hoverinfo": "text", "marker": {"color": "rgb(255,65,54)"}, "mode": "lines", "type": "scatter", "x": [0.0, 9.073, 9.073, 0.0], "xaxis": "x", "y": [-1705.0, -1705.0, -1715.0, -1715.0], "yaxis": "y"}, {"hoverinfo": "text", "marker": {"color": "rgb(255,65,54)"}, "mode": "lines", "type": "scatter", "x": [5.81, 11.52, 11.52, 9.073], "xaxis": "x", "y": [-1690.0, -1690.0, -1710.0, -1710.0], "yaxis": "y"}, {"hoverinfo": "text", "marker": {"color": "rgb(255,65,54)"}, "mode": "lines", "type": "scatter", "x": [10.79, 15.61, 15.61, 11.52], "xaxis": "x", "y": [-1656.0, -1656.0, -1700.0, -1700.0], "yaxis": "y"}, {"hoverinfo": "text", "marker": {"color": "rgb(255,65,54)"}, "mode": "lines", "type": "scatter", "x": [11.67, 17.53, 17.53, 15.61], "xaxis": "x", "y": [-1612.0, -1612.0, -1678.0, -1678.0], "yaxis": "y"}, {"hoverinfo": "text", "marker": {"color": "rgb(255,65,54)"}, "mode": "lines", "type": "scatter", "x": [15.61, 31.12, 31.12, 17.53], "xaxis": "x", "y": [-1519.0, -1519.0, -1645.0, -1645.0], "yaxis": "y"}, {"hoverinfo": "text", "marker": {"color": "rgb(255,65,54)"}, "mode": "lines", "type": "scatter", "x": [22.2, 34.52, 34.52, 31.12], "xaxis": "x", "y": [-1371.0, -1371.0, -1582.0, -1582.0], "yaxis": "y"}, {"hoverinfo": "text", "marker": {"color": "rgb(255,65,54)"}, "mode": "lines", "type": "scatter", "x": [32.66, 39.25, 39.25, 34.52], "xaxis": "x", "y": [-853.7, -853.7, -1477.0, -1477.0], "yaxis": "y"}, {"hoverinfo": "text", "marker": {"color": "rgb(0,116,217)"}, "mode": "lines", "type": "scatter", "x": [23.4, 62.72, 62.72, 39.25], "xaxis": "x", "y": [-141.5, -141.5, -1165.0, -1165.0], "yaxis": "y"}], "layout": {"autosize": false, "height": 2408, "hovermode": "closest", "showlegend": false, "title": {"text": "Dendrograma - perfiles monetario-fiscales (Ward)"}, "width": 900, "xaxis": {"mirror": "allticks", "rangemode": "tozero", "showgrid": false, "showline": true, "showticklabels": true, "ticks": "outside", "type": "linear", "zeroline": false}, "yaxis": {"mirror": "allticks", "rangemode": "tozero", "showgrid": false, "showline": true, "showticklabels": true, "tickfont": {"size": 9}, "tickmode": "array", "ticks": "outside", "ticktext": {"elided": "172 str values"}, "tickvals": {"elided": "172 int values"}, "type": "linear", "zeroline": false}}}
